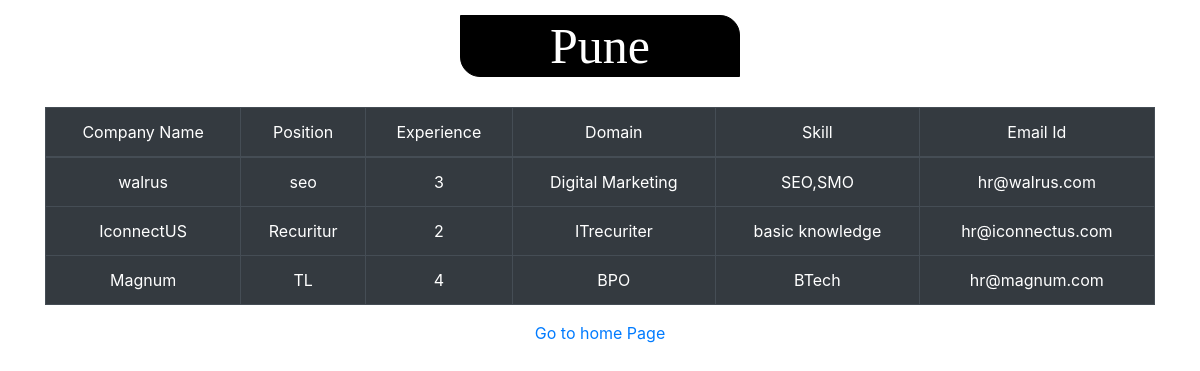
/pune, run on the app's committed database.
### app/models.py (models this page shows)
class Pune_model(models.Model):
    company = models.CharField(max_length=100)
    position = models.CharField(max_length=100)
    experience = models.IntegerField()
    domain = models.CharField(max_length=100)
    skill = models.CharField(max_length=100)
    email_id = models.EmailField(max_length=100)

### app/views.py (the view)
# urls.py: path('pune',views.pune_view),
def pune_view(request):
    pune = Pune_model.objects.all()
    return render(request, 'pune.html',{'pune':pune})

### templates/pune.html (shortened to what this page needs)
<!DOCTYPE html>
<html lang="en">
<head>
  <link rel="stylesheet" href="https://maxcdn.bootstrapcdn.com/bootstrap/4.4.1/css/bootstrap.min.css">
</head>
<body>
   <center>  <h1>Pune</h1> </center>
<div class="container">
<table class="table table-dark table-hover tabular table-bordered text-center">
    <thead>
    <tr>
        <td>Company Name</td>
        <td>Position</td>
        <td>Experience</td>
        <td>Domain</td>
        <td>Skill</td>
        <td>Email Id</td>
    </tr>
    </thead>
    {% for data in pune %}
        <tr>
        <td>{{ data.company }}</td>
        <td>{{ data.position }}</td>
        <td>{{ data.experience }}</td>
        <td>{{ data.domain }}</td>
        <td>{{ data.skill }}</td>
        <td>{{ data.email_id }}</td>
        </tr>
    {% endfor %}
</table>
</div>
<center>
    <a href="/#/">Go to home Page</a>
</center>
</body>
</html>

### templates/pune.html (style rules this page uses)
h1 { font-size: 50px; font-family: "Baskerville Old Face"; border: 1px solid black; width: 280px; margin-top: 15px; background-color: black; color: white; border-bottom-left-radius: 20px; border-top-right-radius: 20px; }
.container { margin-top: 30px; }

### data on the page
Pune_model: company "walrus", position "seo", experience "3", domain "Digital Marketing", skill "SEO,SMO", email_id "hr@walrus.com"
Pune_model: company "IconnectUS", position "Recuritur", experience "2", domain "ITrecuriter", skill "basic knowledge", email_id "hr@iconnectus.com"
Pune_model: company "Magnum", position "TL", experience "4", domain "BPO", skill "BTech", email_id "hr@magnum.com"
